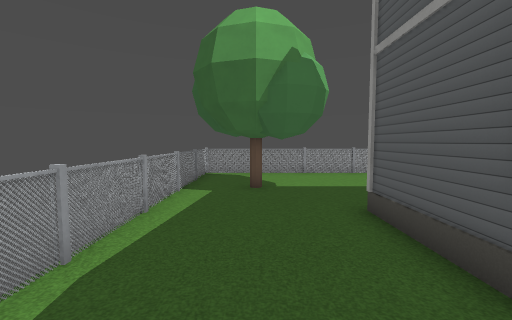
view 1 (above)

19 first-person views from a walk through a 3-D level made in the Godot game engine. The camera is 1.5 m above the floor, tilts 4° down and sees 90° across. The floor is counted in squares, 1 m on a side. Each view is taken from the middle of a square. On the plan, view 1 faces up. The plan holds only what a view shows up to about 13 squares ahead; the rest is blank. Some surface patterns are stand-ins.

view 2
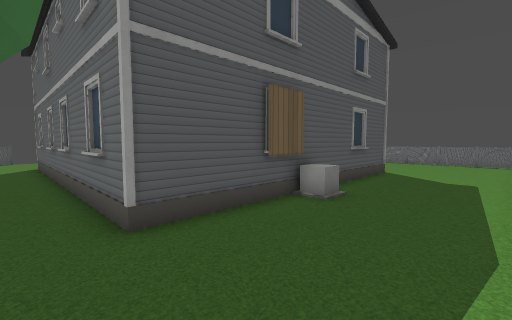

view 3
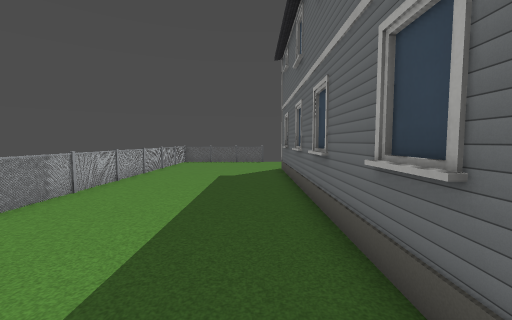

view 4
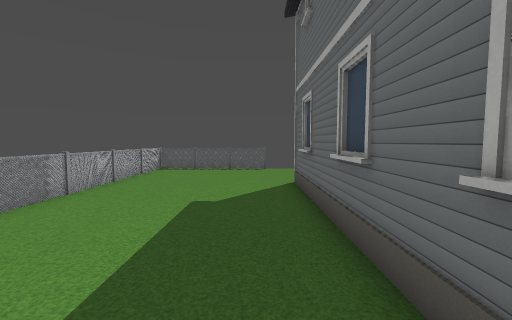

view 5
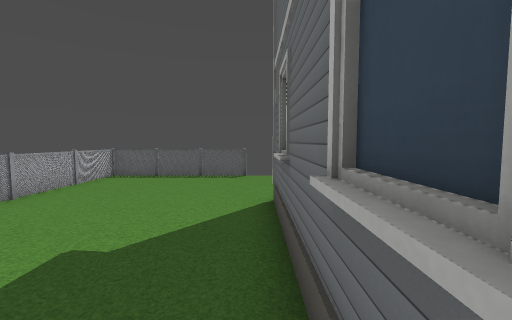

view 6
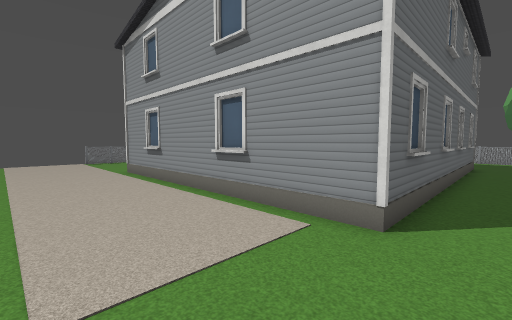

view 7
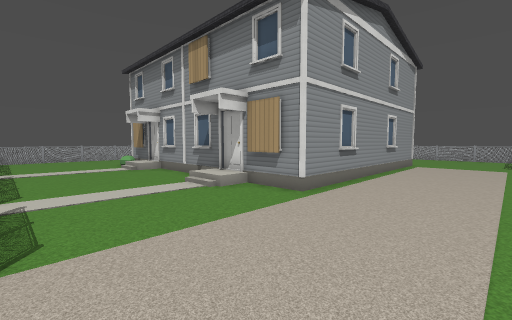

view 8
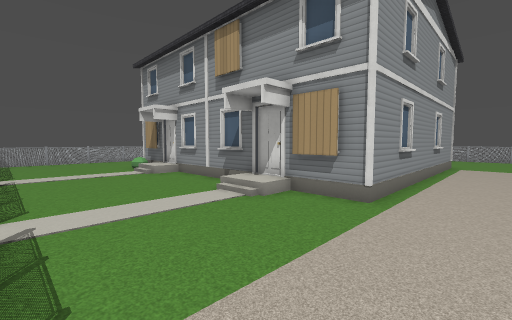

view 9
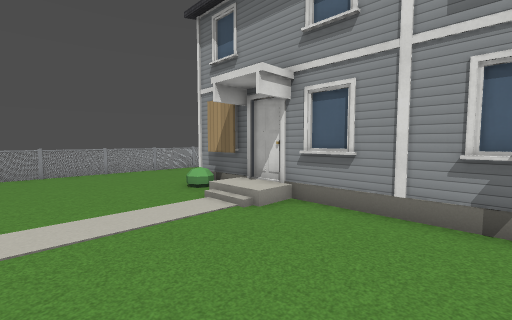

view 10
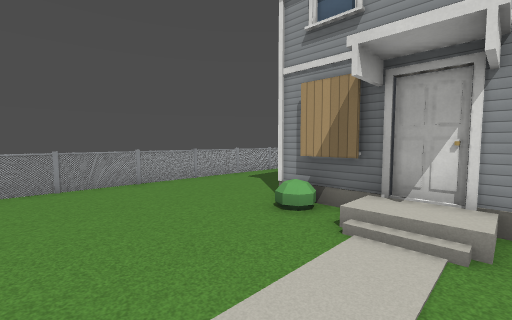

view 11
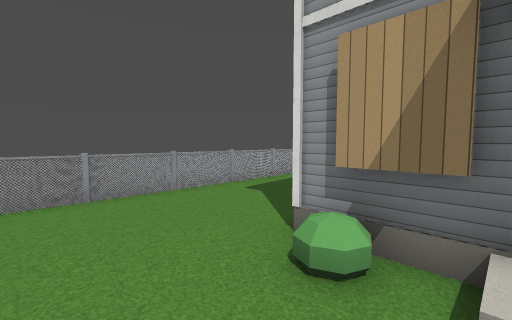

view 12
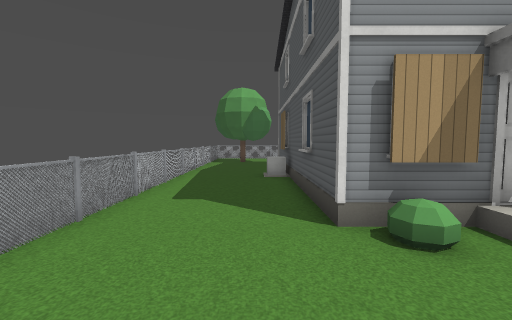

view 13
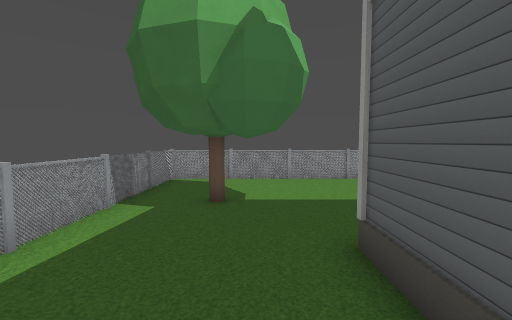

view 14
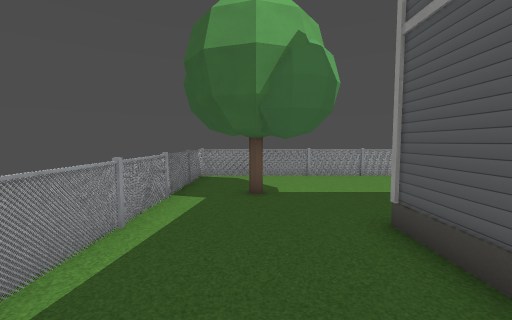

view 15
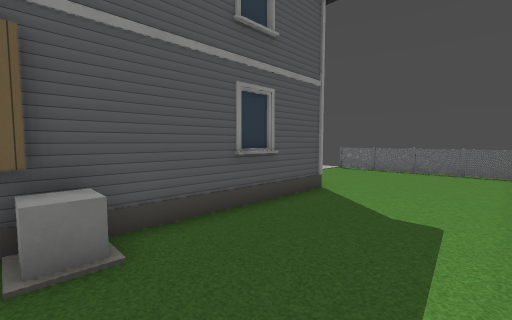

view 16
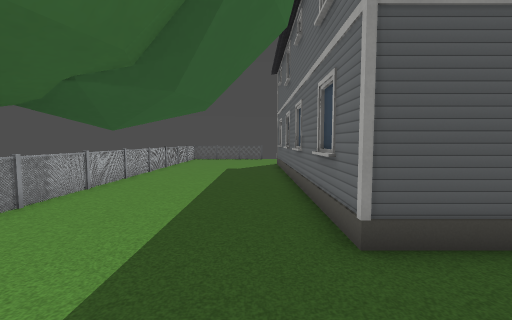

view 17
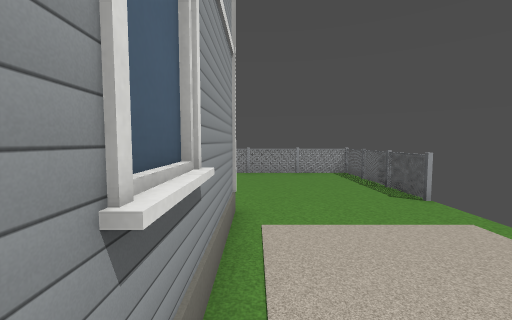

view 18
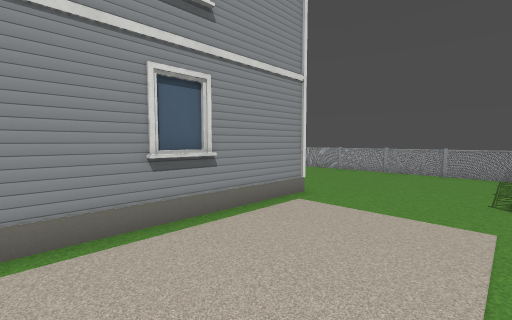

view 19
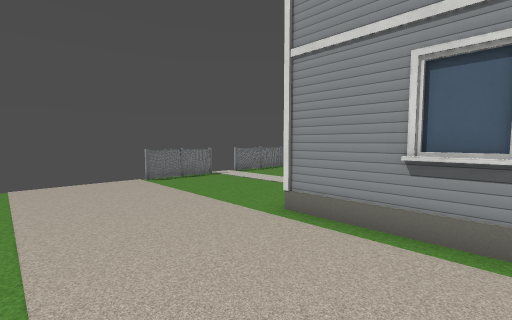

### Floor plan
Key: @ floor where view 1 was taken; # wall or solid block; . main floor; : floor 0.5 m higher than the main floor; / step, stairs or slope; = window, fence, low wall or low ledge; ^ raised ledge.
Columns run from 3 left of view 1 to 22 right of it. Each row starts with its distance up from view 1.
 13 ##########################
 12 #........................#
 11 #........................#
 10 #........................#
  9 #........................#
  8 #..# ....................#
  7 #........................#
  6 #........................
  5 #.....##############.....
  4 #.....#            #.....
  3 #.....#            #.....
  2 #.....#            #.....
  1 #....^#            #.....
  0 #..@.^#            #.....
 -1 #.....#            #.....
 -2 #.....#            #.....
 -3 #.....#            #.....
 -4 #.....#            #.....
 -5 #.....#            #.....
 -6 #.....##############.....
 -7 #.....##/:/..../:/.......
 -8 #.......///....///.......
 -9 #........................
-10 #........................
-11 #........................
-12 #........................
-13 #======= .======.#==#....

Where each view was taken, in squares from view 1:
view 1: 0 up, 0 right, facing up
view 2: 7 up, 2 left, facing down-right
view 3: 7 up, 2 right, facing right
view 4: 7 up, 7 right, facing right
view 5: 6 up, 10 right, facing right
view 6: 7 up, 21 right, facing down-left
view 7: 13 down, 21 right, facing up-left
view 8: 13 down, 19 right, facing up-left
view 9: 12 down, 11 right, facing up-left
view 10: 12 down, 7 right, facing up-left
view 11: 10 down, 5 right, facing up-left
view 12: 11 down, 1 right, facing up
view 13: 2 up, 1 right, facing up
view 14: 1 up, 0 right, facing up
view 15: 1 up, 2 left, facing down-right
view 16: 7 up, 1 left, facing right
view 17: 0 up, 17 right, facing up
view 18: 1 down, 21 right, facing up-left
view 19: 3 down, 21 right, facing down-left
